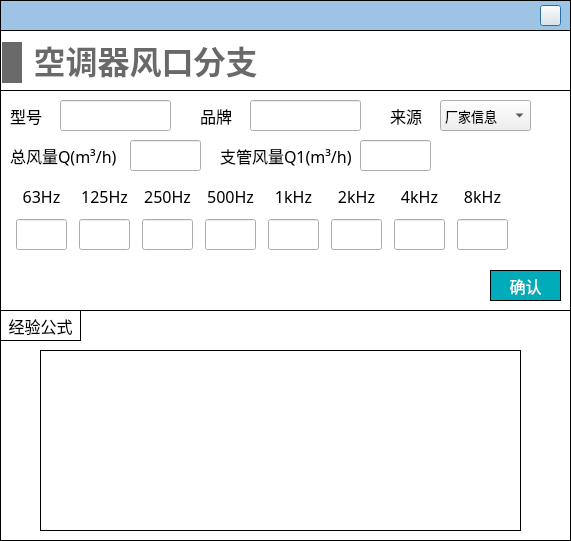
<?xml version="1.0" encoding="UTF-8"?>
<ui version="4.0">
 <class>Dialog_diffuser_branch</class>
 <widget class="QDialog" name="Dialog_diffuser_branch">
  <property name="geometry">
   <rect>
    <x>0</x>
    <y>0</y>
    <width>571</width>
    <height>541</height>
   </rect>
  </property>
  <property name="windowTitle">
   <string>Dialog</string>
  </property>
  <property name="styleSheet">
   <string notr="true">#Dialog_diffuser_branch
{
background-color:white;
}

QLineEdit 
{
font-family: 'Microsoft YaHei';
font-size: 13px;
}

QComboBox
{
font-family: 'Microsoft YaHei';
font-size: 13px;
}</string>
  </property>
  <widget class="QWidget" name="widget" native="true">
   <property name="geometry">
    <rect>
     <x>0</x>
     <y>310</y>
     <width>571</width>
     <height>231</height>
    </rect>
   </property>
   <property name="styleSheet">
    <string notr="true">border: 1px solid #000000;</string>
   </property>
   <widget class="QLabel" name="label_18">
    <property name="geometry">
     <rect>
      <x>0</x>
      <y>0</y>
      <width>81</width>
      <height>31</height>
     </rect>
    </property>
    <property name="font">
     <font>
      <family>黑体</family>
      <pointsize>12</pointsize>
     </font>
    </property>
    <property name="text">
     <string>经验公式</string>
    </property>
    <property name="alignment">
     <set>Qt::AlignCenter</set>
    </property>
   </widget>
   <widget class="QLabel" name="label">
    <property name="geometry">
     <rect>
      <x>40</x>
      <y>40</y>
      <width>481</width>
      <height>181</height>
     </rect>
    </property>
    <property name="styleSheet">
     <string notr="true">border-image: url(:/images/image/static_box_descri.png);</string>
    </property>
    <property name="text">
     <string/>
    </property>
   </widget>
  </widget>
  <widget class="QWidget" name="widget_top" native="true">
   <property name="geometry">
    <rect>
     <x>0</x>
     <y>0</y>
     <width>571</width>
     <height>31</height>
    </rect>
   </property>
   <property name="styleSheet">
    <string notr="true">#widget_top
{
border: 1px solid #000000;
background-color: rgb(157, 196, 229);
	background-color: rgb(157, 196, 229);
}</string>
   </property>
   <widget class="QPushButton" name="close">
    <property name="geometry">
     <rect>
      <x>540</x>
      <y>5</y>
      <width>21</width>
      <height>21</height>
     </rect>
    </property>
    <property name="styleSheet">
     <string notr="true">border-image: url(:/images/image/closeWindow.jpg);</string>
    </property>
    <property name="text">
     <string/>
    </property>
   </widget>
  </widget>
  <widget class="QWidget" name="widget_terminal" native="true">
   <property name="geometry">
    <rect>
     <x>0</x>
     <y>30</y>
     <width>571</width>
     <height>281</height>
    </rect>
   </property>
   <property name="styleSheet">
    <string notr="true">#widget_terminal
{
border: 1px solid #000000;
}</string>
   </property>
   <widget class="QWidget" name="widget_2" native="true">
    <property name="geometry">
     <rect>
      <x>0</x>
      <y>60</y>
      <width>571</width>
      <height>221</height>
     </rect>
    </property>
    <property name="styleSheet">
     <string notr="true">#widget_2
{
border: 1px solid #000000;
}

QLabel
{
font-family: '黑体';
font-size: 16px;
}

QLineEdit
{
font-family: '黑体';
}

QRadioButton
{
font-family: '黑体';
}

QPushButton
{
font-family: '黑体';
}</string>
    </property>
    <widget class="QLineEdit" name="lineEdit_brand">
     <property name="geometry">
      <rect>
       <x>250</x>
       <y>10</y>
       <width>111</width>
       <height>31</height>
      </rect>
     </property>
     <property name="font">
      <font>
       <family>黑体</family>
       <pointsize>-1</pointsize>
      </font>
     </property>
    </widget>
    <widget class="QLineEdit" name="lineEdit_q1">
     <property name="geometry">
      <rect>
       <x>360</x>
       <y>50</y>
       <width>71</width>
       <height>31</height>
      </rect>
     </property>
     <property name="font">
      <font>
       <family>黑体</family>
       <pointsize>-1</pointsize>
      </font>
     </property>
    </widget>
    <widget class="QLabel" name="label_16">
     <property name="geometry">
      <rect>
       <x>200</x>
       <y>10</y>
       <width>41</width>
       <height>31</height>
      </rect>
     </property>
     <property name="font">
      <font>
       <family>黑体</family>
       <pointsize>-1</pointsize>
      </font>
     </property>
     <property name="text">
      <string>品牌</string>
     </property>
    </widget>
    <widget class="QLabel" name="label_17">
     <property name="geometry">
      <rect>
       <x>220</x>
       <y>50</y>
       <width>131</width>
       <height>31</height>
      </rect>
     </property>
     <property name="font">
      <font>
       <family>黑体</family>
       <pointsize>-1</pointsize>
      </font>
     </property>
     <property name="text">
      <string>支管风量Q1(m³/h)</string>
     </property>
    </widget>
    <widget class="QLabel" name="label_19">
     <property name="geometry">
      <rect>
       <x>10</x>
       <y>50</y>
       <width>111</width>
       <height>31</height>
      </rect>
     </property>
     <property name="font">
      <font>
       <family>黑体</family>
       <pointsize>-1</pointsize>
      </font>
     </property>
     <property name="text">
      <string>总风量Q(m³/h)</string>
     </property>
    </widget>
    <widget class="QLineEdit" name="lineEdit_q">
     <property name="geometry">
      <rect>
       <x>130</x>
       <y>50</y>
       <width>71</width>
       <height>31</height>
      </rect>
     </property>
     <property name="font">
      <font>
       <family>黑体</family>
       <pointsize>-1</pointsize>
      </font>
     </property>
    </widget>
    <widget class="QPushButton" name="pushButton_confirm">
     <property name="geometry">
      <rect>
       <x>490</x>
       <y>180</y>
       <width>71</width>
       <height>31</height>
      </rect>
     </property>
     <property name="font">
      <font>
       <family>黑体</family>
       <pointsize>12</pointsize>
      </font>
     </property>
     <property name="styleSheet">
      <string notr="true">QPushButton
{
	color:#ffffff; /*文字颜色*/
    background-color: #00ACB9;/*背景色*/
    border-radius:0px; /*边框倒角*/
	border: 1px solid #000000;
}


QPushButton:hover 
{
background-color: rgb(0,142,153);
color: white;
}</string>
     </property>
     <property name="text">
      <string>确认</string>
     </property>
    </widget>
    <widget class="QLineEdit" name="lineEdit_model">
     <property name="geometry">
      <rect>
       <x>60</x>
       <y>10</y>
       <width>111</width>
       <height>31</height>
      </rect>
     </property>
     <property name="font">
      <font>
       <family>黑体</family>
       <pointsize>-1</pointsize>
      </font>
     </property>
    </widget>
    <widget class="QLabel" name="label_29">
     <property name="geometry">
      <rect>
       <x>10</x>
       <y>10</y>
       <width>41</width>
       <height>31</height>
      </rect>
     </property>
     <property name="font">
      <font>
       <family>黑体</family>
       <pointsize>-1</pointsize>
      </font>
     </property>
     <property name="text">
      <string>型号</string>
     </property>
    </widget>
    <widget class="QComboBox" name="comboBox_data_source">
     <property name="geometry">
      <rect>
       <x>440</x>
       <y>10</y>
       <width>91</width>
       <height>31</height>
      </rect>
     </property>
     <property name="font">
      <font>
       <family>Microsoft YaHei</family>
       <pointsize>-1</pointsize>
      </font>
     </property>
     <item>
      <property name="text">
       <string>厂家信息</string>
      </property>
     </item>
     <item>
      <property name="text">
       <string>设计预估</string>
      </property>
     </item>
    </widget>
    <widget class="QLabel" name="label_34">
     <property name="geometry">
      <rect>
       <x>390</x>
       <y>10</y>
       <width>41</width>
       <height>31</height>
      </rect>
     </property>
     <property name="font">
      <font>
       <family>黑体</family>
       <pointsize>-1</pointsize>
      </font>
     </property>
     <property name="text">
      <string>来源</string>
     </property>
    </widget>
    <widget class="QWidget" name="layoutWidget">
     <property name="geometry">
      <rect>
       <x>10</x>
       <y>90</y>
       <width>511</width>
       <height>72</height>
      </rect>
     </property>
     <layout class="QHBoxLayout" name="horizontalLayout">
      <item>
       <layout class="QVBoxLayout" name="verticalLayout">
        <item>
         <widget class="QLabel" name="label_7">
          <property name="minimumSize">
           <size>
            <width>51</width>
            <height>31</height>
           </size>
          </property>
          <property name="maximumSize">
           <size>
            <width>51</width>
            <height>31</height>
           </size>
          </property>
          <property name="font">
           <font>
            <family>黑体</family>
            <pointsize>-1</pointsize>
           </font>
          </property>
          <property name="text">
           <string>63Hz</string>
          </property>
          <property name="alignment">
           <set>Qt::AlignCenter</set>
          </property>
         </widget>
        </item>
        <item>
         <widget class="QLineEdit" name="lineEdit_63">
          <property name="minimumSize">
           <size>
            <width>51</width>
            <height>31</height>
           </size>
          </property>
          <property name="maximumSize">
           <size>
            <width>51</width>
            <height>31</height>
           </size>
          </property>
          <property name="alignment">
           <set>Qt::AlignCenter</set>
          </property>
          <property name="readOnly">
           <bool>false</bool>
          </property>
         </widget>
        </item>
       </layout>
      </item>
      <item>
       <layout class="QVBoxLayout" name="verticalLayout_2">
        <item>
         <widget class="QLabel" name="label_8">
          <property name="minimumSize">
           <size>
            <width>51</width>
            <height>31</height>
           </size>
          </property>
          <property name="maximumSize">
           <size>
            <width>51</width>
            <height>31</height>
           </size>
          </property>
          <property name="font">
           <font>
            <family>黑体</family>
            <pointsize>-1</pointsize>
           </font>
          </property>
          <property name="text">
           <string>125Hz</string>
          </property>
          <property name="alignment">
           <set>Qt::AlignCenter</set>
          </property>
         </widget>
        </item>
        <item>
         <widget class="QLineEdit" name="lineEdit_125">
          <property name="minimumSize">
           <size>
            <width>51</width>
            <height>31</height>
           </size>
          </property>
          <property name="maximumSize">
           <size>
            <width>51</width>
            <height>31</height>
           </size>
          </property>
          <property name="alignment">
           <set>Qt::AlignCenter</set>
          </property>
          <property name="readOnly">
           <bool>false</bool>
          </property>
         </widget>
        </item>
       </layout>
      </item>
      <item>
       <layout class="QVBoxLayout" name="verticalLayout_3">
        <item>
         <widget class="QLabel" name="label_9">
          <property name="minimumSize">
           <size>
            <width>51</width>
            <height>31</height>
           </size>
          </property>
          <property name="maximumSize">
           <size>
            <width>51</width>
            <height>31</height>
           </size>
          </property>
          <property name="font">
           <font>
            <family>黑体</family>
            <pointsize>-1</pointsize>
           </font>
          </property>
          <property name="text">
           <string>250Hz</string>
          </property>
          <property name="alignment">
           <set>Qt::AlignCenter</set>
          </property>
         </widget>
        </item>
        <item>
         <widget class="QLineEdit" name="lineEdit_250">
          <property name="minimumSize">
           <size>
            <width>51</width>
            <height>31</height>
           </size>
          </property>
          <property name="maximumSize">
           <size>
            <width>51</width>
            <height>31</height>
           </size>
          </property>
          <property name="alignment">
           <set>Qt::AlignCenter</set>
          </property>
          <property name="readOnly">
           <bool>false</bool>
          </property>
         </widget>
        </item>
       </layout>
      </item>
      <item>
       <layout class="QVBoxLayout" name="verticalLayout_4">
        <item>
         <widget class="QLabel" name="label_10">
          <property name="minimumSize">
           <size>
            <width>51</width>
            <height>31</height>
           </size>
          </property>
          <property name="maximumSize">
           <size>
            <width>51</width>
            <height>31</height>
           </size>
          </property>
          <property name="font">
           <font>
            <family>黑体</family>
            <pointsize>-1</pointsize>
           </font>
          </property>
          <property name="text">
           <string>500Hz</string>
          </property>
          <property name="alignment">
           <set>Qt::AlignCenter</set>
          </property>
         </widget>
        </item>
        <item>
         <widget class="QLineEdit" name="lineEdit_500">
          <property name="minimumSize">
           <size>
            <width>51</width>
            <height>31</height>
           </size>
          </property>
          <property name="maximumSize">
           <size>
            <width>51</width>
            <height>31</height>
           </size>
          </property>
          <property name="alignment">
           <set>Qt::AlignCenter</set>
          </property>
          <property name="readOnly">
           <bool>false</bool>
          </property>
         </widget>
        </item>
       </layout>
      </item>
      <item>
       <layout class="QVBoxLayout" name="verticalLayout_5">
        <item>
         <widget class="QLabel" name="label_11">
          <property name="minimumSize">
           <size>
            <width>51</width>
            <height>31</height>
           </size>
          </property>
          <property name="maximumSize">
           <size>
            <width>51</width>
            <height>31</height>
           </size>
          </property>
          <property name="font">
           <font>
            <family>黑体</family>
            <pointsize>-1</pointsize>
           </font>
          </property>
          <property name="text">
           <string>1kHz</string>
          </property>
          <property name="alignment">
           <set>Qt::AlignCenter</set>
          </property>
         </widget>
        </item>
        <item>
         <widget class="QLineEdit" name="lineEdit_1k">
          <property name="minimumSize">
           <size>
            <width>51</width>
            <height>31</height>
           </size>
          </property>
          <property name="maximumSize">
           <size>
            <width>51</width>
            <height>31</height>
           </size>
          </property>
          <property name="alignment">
           <set>Qt::AlignCenter</set>
          </property>
          <property name="readOnly">
           <bool>false</bool>
          </property>
         </widget>
        </item>
       </layout>
      </item>
      <item>
       <layout class="QVBoxLayout" name="verticalLayout_6">
        <property name="spacing">
         <number>6</number>
        </property>
        <item>
         <widget class="QLabel" name="label_12">
          <property name="minimumSize">
           <size>
            <width>51</width>
            <height>31</height>
           </size>
          </property>
          <property name="maximumSize">
           <size>
            <width>51</width>
            <height>31</height>
           </size>
          </property>
          <property name="font">
           <font>
            <family>黑体</family>
            <pointsize>-1</pointsize>
           </font>
          </property>
          <property name="text">
           <string>2kHz</string>
          </property>
          <property name="alignment">
           <set>Qt::AlignCenter</set>
          </property>
         </widget>
        </item>
        <item>
         <widget class="QLineEdit" name="lineEdit_2k">
          <property name="minimumSize">
           <size>
            <width>51</width>
            <height>31</height>
           </size>
          </property>
          <property name="maximumSize">
           <size>
            <width>51</width>
            <height>31</height>
           </size>
          </property>
          <property name="alignment">
           <set>Qt::AlignCenter</set>
          </property>
          <property name="readOnly">
           <bool>false</bool>
          </property>
         </widget>
        </item>
       </layout>
      </item>
      <item>
       <layout class="QVBoxLayout" name="verticalLayout_7">
        <item>
         <widget class="QLabel" name="label_">
          <property name="minimumSize">
           <size>
            <width>51</width>
            <height>31</height>
           </size>
          </property>
          <property name="maximumSize">
           <size>
            <width>51</width>
            <height>31</height>
           </size>
          </property>
          <property name="font">
           <font>
            <family>黑体</family>
            <pointsize>-1</pointsize>
           </font>
          </property>
          <property name="text">
           <string>4kHz</string>
          </property>
          <property name="alignment">
           <set>Qt::AlignCenter</set>
          </property>
         </widget>
        </item>
        <item>
         <widget class="QLineEdit" name="lineEdit_4k">
          <property name="minimumSize">
           <size>
            <width>51</width>
            <height>31</height>
           </size>
          </property>
          <property name="maximumSize">
           <size>
            <width>51</width>
            <height>31</height>
           </size>
          </property>
          <property name="alignment">
           <set>Qt::AlignCenter</set>
          </property>
          <property name="readOnly">
           <bool>false</bool>
          </property>
         </widget>
        </item>
       </layout>
      </item>
      <item>
       <layout class="QVBoxLayout" name="verticalLayout_8">
        <item>
         <widget class="QLabel" name="label_14">
          <property name="minimumSize">
           <size>
            <width>51</width>
            <height>31</height>
           </size>
          </property>
          <property name="maximumSize">
           <size>
            <width>51</width>
            <height>31</height>
           </size>
          </property>
          <property name="font">
           <font>
            <family>黑体</family>
            <pointsize>-1</pointsize>
           </font>
          </property>
          <property name="text">
           <string>8kHz</string>
          </property>
          <property name="alignment">
           <set>Qt::AlignCenter</set>
          </property>
         </widget>
        </item>
        <item>
         <widget class="QLineEdit" name="lineEdit_8k">
          <property name="minimumSize">
           <size>
            <width>51</width>
            <height>31</height>
           </size>
          </property>
          <property name="maximumSize">
           <size>
            <width>51</width>
            <height>31</height>
           </size>
          </property>
          <property name="alignment">
           <set>Qt::AlignCenter</set>
          </property>
          <property name="readOnly">
           <bool>false</bool>
          </property>
         </widget>
        </item>
       </layout>
      </item>
     </layout>
    </widget>
   </widget>
   <widget class="QLabel" name="label_32">
    <property name="geometry">
     <rect>
      <x>2</x>
      <y>12</y>
      <width>20</width>
      <height>41</height>
     </rect>
    </property>
    <property name="minimumSize">
     <size>
      <width>20</width>
      <height>41</height>
     </size>
    </property>
    <property name="maximumSize">
     <size>
      <width>20</width>
      <height>41</height>
     </size>
    </property>
    <property name="styleSheet">
     <string notr="true">QLabel { 
border: none; 
background-color : rgb(105, 105, 105);
}</string>
    </property>
    <property name="text">
     <string/>
    </property>
   </widget>
   <widget class="QLabel" name="label_33">
    <property name="geometry">
     <rect>
      <x>30</x>
      <y>11</y>
      <width>231</width>
      <height>43</height>
     </rect>
    </property>
    <property name="font">
     <font>
      <family>Microsoft YaHei</family>
      <pointsize>24</pointsize>
      <bold>true</bold>
     </font>
    </property>
    <property name="styleSheet">
     <string notr="true">QLabel { 
border: none; 
color : rgb(105, 105, 105);
}</string>
    </property>
    <property name="text">
     <string>空调器风口分支</string>
    </property>
    <property name="alignment">
     <set>Qt::AlignBottom|Qt::AlignHCenter</set>
    </property>
   </widget>
  </widget>
 </widget>
 <resources/>
 <connections/>
</ui>
